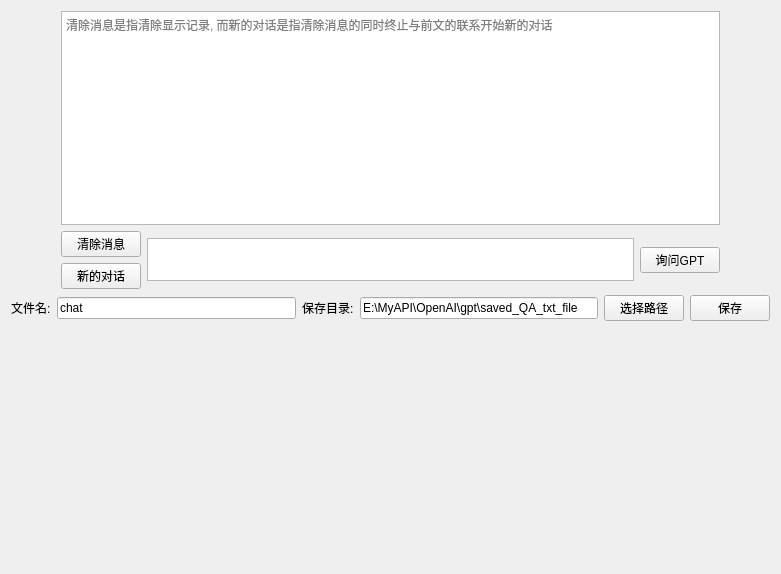
<?xml version="1.0" encoding="UTF-8"?>
<ui version="4.0">
 <class>Form</class>
 <widget class="QWidget" name="Form">
  <property name="geometry">
   <rect>
    <x>0</x>
    <y>0</y>
    <width>781</width>
    <height>574</height>
   </rect>
  </property>
  <property name="windowTitle">
   <string>Form</string>
  </property>
  <layout class="QVBoxLayout" name="verticalLayout_3">
   <item>
    <layout class="QHBoxLayout" name="horizontalLayout_2">
     <item>
      <layout class="QVBoxLayout" name="verticalLayout_2">
       <item>
        <spacer name="horizontalSpacer">
         <property name="orientation">
          <enum>Qt::Horizontal</enum>
         </property>
         <property name="sizeType">
          <enum>QSizePolicy::Fixed</enum>
         </property>
         <property name="sizeHint" stdset="0">
          <size>
           <width>50</width>
           <height>20</height>
          </size>
         </property>
        </spacer>
       </item>
      </layout>
     </item>
     <item>
      <layout class="QVBoxLayout" name="verticalLayout">
       <item>
        <widget class="QPlainTextEdit" name="plainTextEdit">
         <property name="enabled">
          <bool>true</bool>
         </property>
         <property name="minimumSize">
          <size>
           <width>1</width>
           <height>214</height>
          </size>
         </property>
         <property name="acceptDrops">
          <bool>true</bool>
         </property>
         <property name="readOnly">
          <bool>true</bool>
         </property>
         <property name="placeholderText">
          <string>清除消息是指清除显示记录, 而新的对话是指清除消息的同时终止与前文的联系开始新的对话</string>
         </property>
        </widget>
       </item>
       <item>
        <layout class="QHBoxLayout" name="horizontalLayout">
         <item>
          <layout class="QVBoxLayout" name="verticalLayout_4">
           <item>
            <widget class="QPushButton" name="clear_button">
             <property name="styleSheet">
              <string notr="true"/>
             </property>
             <property name="text">
              <string>清除消息</string>
             </property>
             <property name="iconSize">
              <size>
               <width>16</width>
               <height>16</height>
              </size>
             </property>
             <property name="autoRepeatDelay">
              <number>300</number>
             </property>
            </widget>
           </item>
           <item>
            <widget class="QPushButton" name="new_chat">
             <property name="text">
              <string>新的对话</string>
             </property>
            </widget>
           </item>
          </layout>
         </item>
         <item>
          <widget class="QPlainTextEdit" name="question">
           <property name="maximumSize">
            <size>
             <width>16777215</width>
             <height>43</height>
            </size>
           </property>
           <property name="plainText">
            <string/>
           </property>
           <property name="placeholderText">
            <string>请在这里输入想要提问的问题</string>
           </property>
          </widget>
         </item>
         <item>
          <widget class="QPushButton" name="ask_GPT_button">
           <property name="styleSheet">
            <string notr="true"/>
           </property>
           <property name="text">
            <string>询问GPT</string>
           </property>
          </widget>
         </item>
        </layout>
       </item>
      </layout>
     </item>
     <item>
      <layout class="QHBoxLayout" name="horizontalLayout_3">
       <property name="sizeConstraint">
        <enum>QLayout::SetDefaultConstraint</enum>
       </property>
       <property name="leftMargin">
        <number>0</number>
       </property>
       <property name="topMargin">
        <number>0</number>
       </property>
       <property name="rightMargin">
        <number>0</number>
       </property>
       <item>
        <spacer name="horizontalSpacer_2">
         <property name="orientation">
          <enum>Qt::Horizontal</enum>
         </property>
         <property name="sizeType">
          <enum>QSizePolicy::Fixed</enum>
         </property>
         <property name="sizeHint" stdset="0">
          <size>
           <width>50</width>
           <height>20</height>
          </size>
         </property>
        </spacer>
       </item>
      </layout>
     </item>
    </layout>
   </item>
   <item>
    <layout class="QHBoxLayout" name="horizontalLayout_4">
     <item>
      <widget class="QLabel" name="chat_location">
       <property name="text">
        <string>文件名:</string>
       </property>
      </widget>
     </item>
     <item>
      <widget class="QLineEdit" name="fileNameInput">
       <property name="text">
        <string>chat</string>
       </property>
      </widget>
     </item>
     <item>
      <widget class="QLabel" name="file_name">
       <property name="text">
        <string>保存目录:</string>
       </property>
      </widget>
     </item>
     <item>
      <widget class="QLineEdit" name="fileSavePath">
       <property name="text">
        <string>E:\MyAPI\OpenAI\gpt\saved_QA_txt_file</string>
       </property>
      </widget>
     </item>
     <item>
      <widget class="QPushButton" name="check_location">
       <property name="text">
        <string>选择路径</string>
       </property>
      </widget>
     </item>
     <item>
      <widget class="QPushButton" name="keep_file">
       <property name="text">
        <string>保存</string>
       </property>
      </widget>
     </item>
    </layout>
   </item>
   <item>
    <spacer name="verticalSpacer">
     <property name="orientation">
      <enum>Qt::Vertical</enum>
     </property>
     <property name="sizeHint" stdset="0">
      <size>
       <width>20</width>
       <height>233</height>
      </size>
     </property>
    </spacer>
   </item>
  </layout>
 </widget>
 <resources/>
 <connections/>
</ui>
